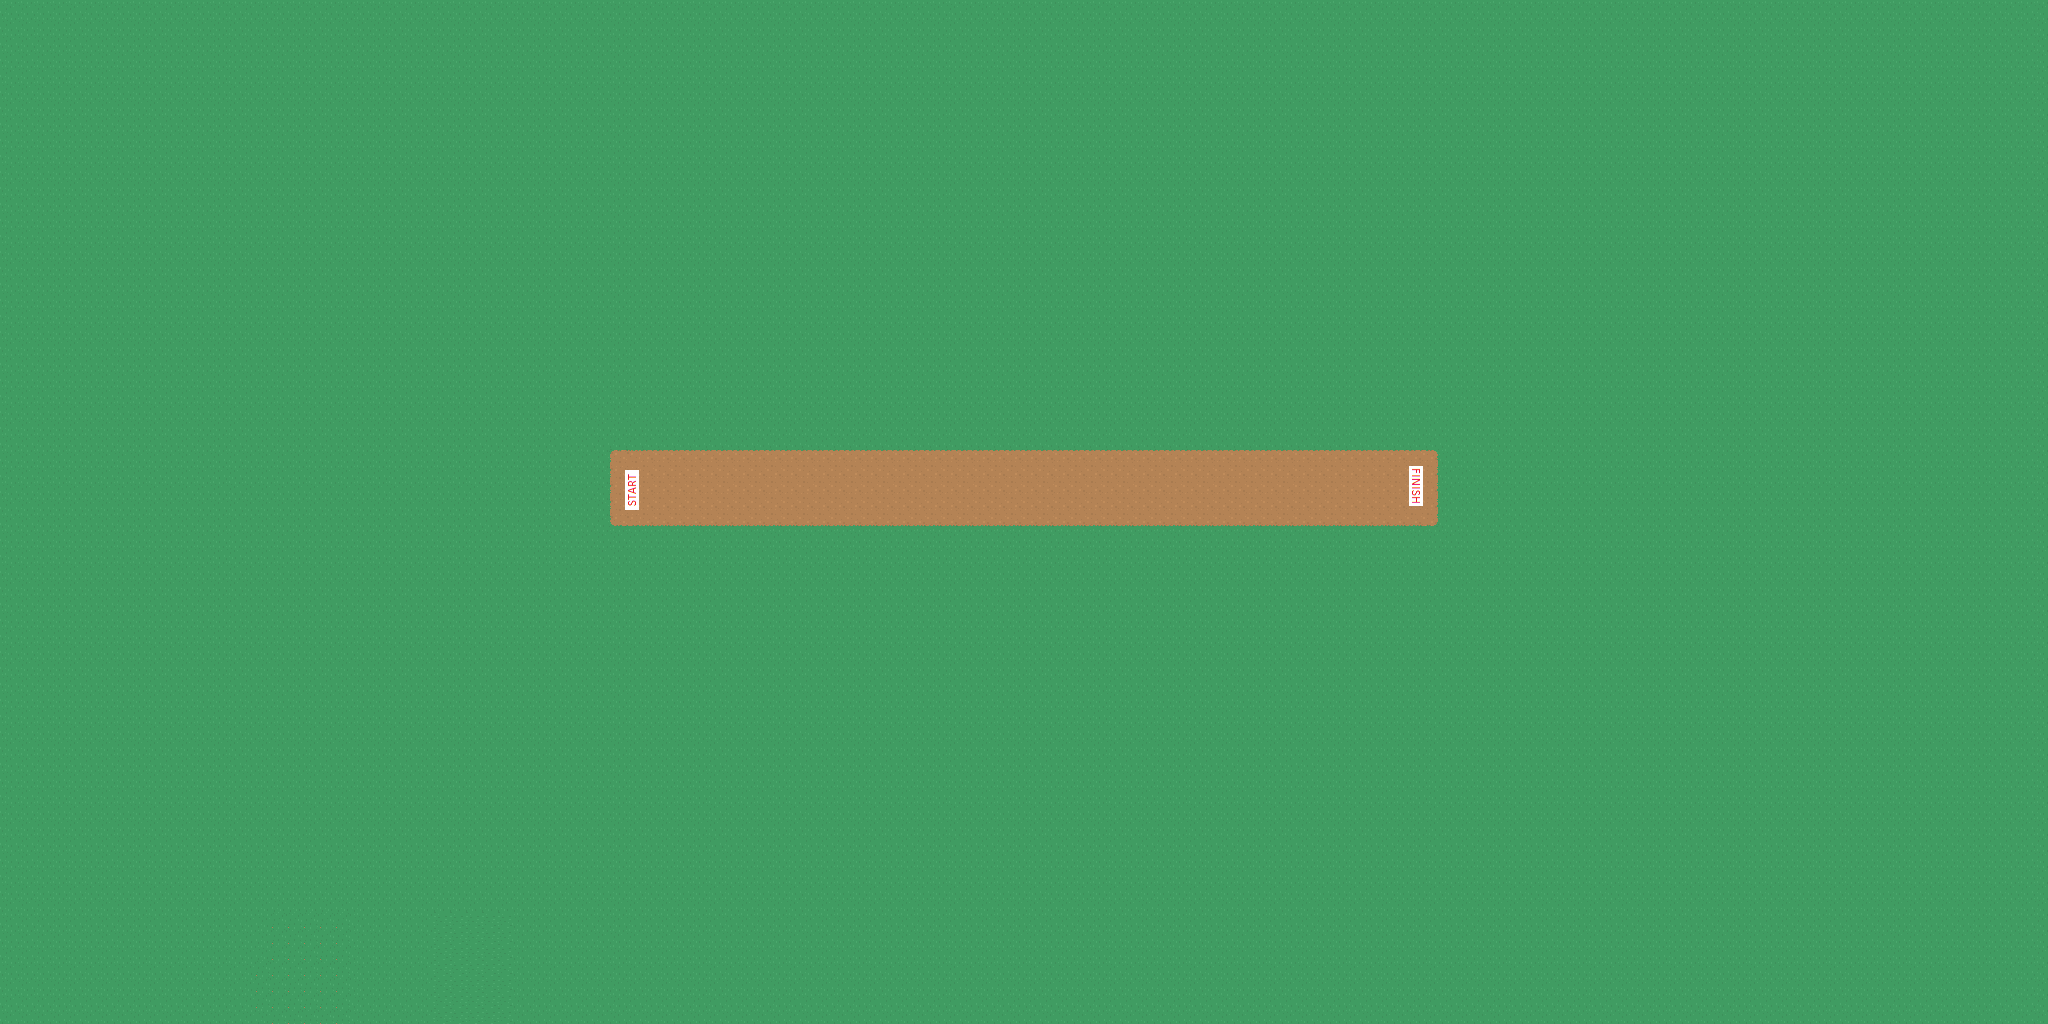

Below is a game level as drawn by its tile map, then a one-line description and the .tmx that defines it (tile-layer data replaced by summaries):
An orthogonal 128x64 tile map with 16x16 px tiles, 3 tile layers (World, StartLine, FinishLine), 3 tilesets and 1 object.

<map version="1.0" orientation="orthogonal" renderorder="right-down" width="128" height="64" tilewidth="16" tileheight="16" nextobjectid="22">
 <tileset firstgid="1" name="tileset" tilewidth="16" tileheight="16" spacing="1" tilecount="1036">
  <image source="tileset.png" trans="ff00ff" width="628" height="475" />
 </tileset>
 <tileset firstgid="1037" name="startTile" tilewidth="16" tileheight="16" tilecount="4">
  <image source="StartTile.png" width="79" height="16" />
 </tileset>
 <tileset firstgid="1041" name="finishTile" tilewidth="16" tileheight="16" tilecount="4">
  <image source="FinishTitle.png" width="79" height="16" />
  <tile id="3">
   <objectgroup draworder="index">
    <object id="0" x="7" y="5" />
   </objectgroup>
  </tile>
 </tileset>
 <layer name="World" width="128" height="64">
  <data>[8192 cells, 8192 non-empty, 8 distinct tile ids]</data>
 </layer>
 <layer name="StartLine" width="128" height="64">
  <data>[8192 cells, 4 non-empty, 4 distinct tile ids]</data>
 </layer>
 <layer name="FinishLine" width="128" height="64">
  <data>[8192 cells, 3 non-empty, 3 distinct tile ids]</data>
 </layer>
</map>
